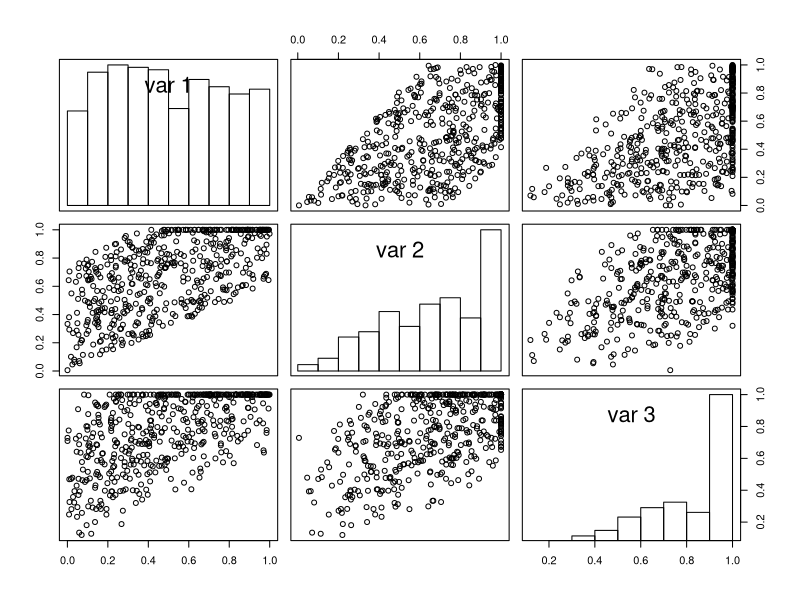

Source code (R):
## Initialization and parameters 
set.seed(123)
r <- 0.6                            # Target (Spearman) correlation
n <- 500                            # Number of samples

## Functions
gen.unif.cop <- function(r, n){
  rho <- 2 * sin(r * pi/6)        # Pearson correlation
  P <- toeplitz(c(1,rho, rho))    # Correlation matrix
  d <- nrow(P)                    # Dimension
  ## Generate sample
  #U <- punif(matrix(rnorm(n*d), ncol = d) %*% chol(P))
  #U <- ?punif(matrix(runif(n*d), ncol = d) %*% chol(P))
  U <- punif(matrix(runif(n*d), ncol = d) %*% chol(P))
  #U <- runif(matrix(?rnorm(n*d), ncol = d) %*% chol(P))
  #U <- ?pnorm(matrix(rnorm(n*d), ncol = d) %*% chol(P))
  return(U)
}

## Data generation and visualization
#U <- gen.gauss.cop(r = r, n = n)
U <- gen.unif.cop(r = r, n = n)
pairs(U, diag.panel = function(x){
  h <- hist(x, plot = FALSE)
  rect(head(h$breaks, -1), 0, tail(h$breaks, -1), h$counts/max(h$counts))})
#dim(U)
cor(U[,1],U[,2])
cor(U[,1],U[,3])
cor(U[,2],U[,3])
